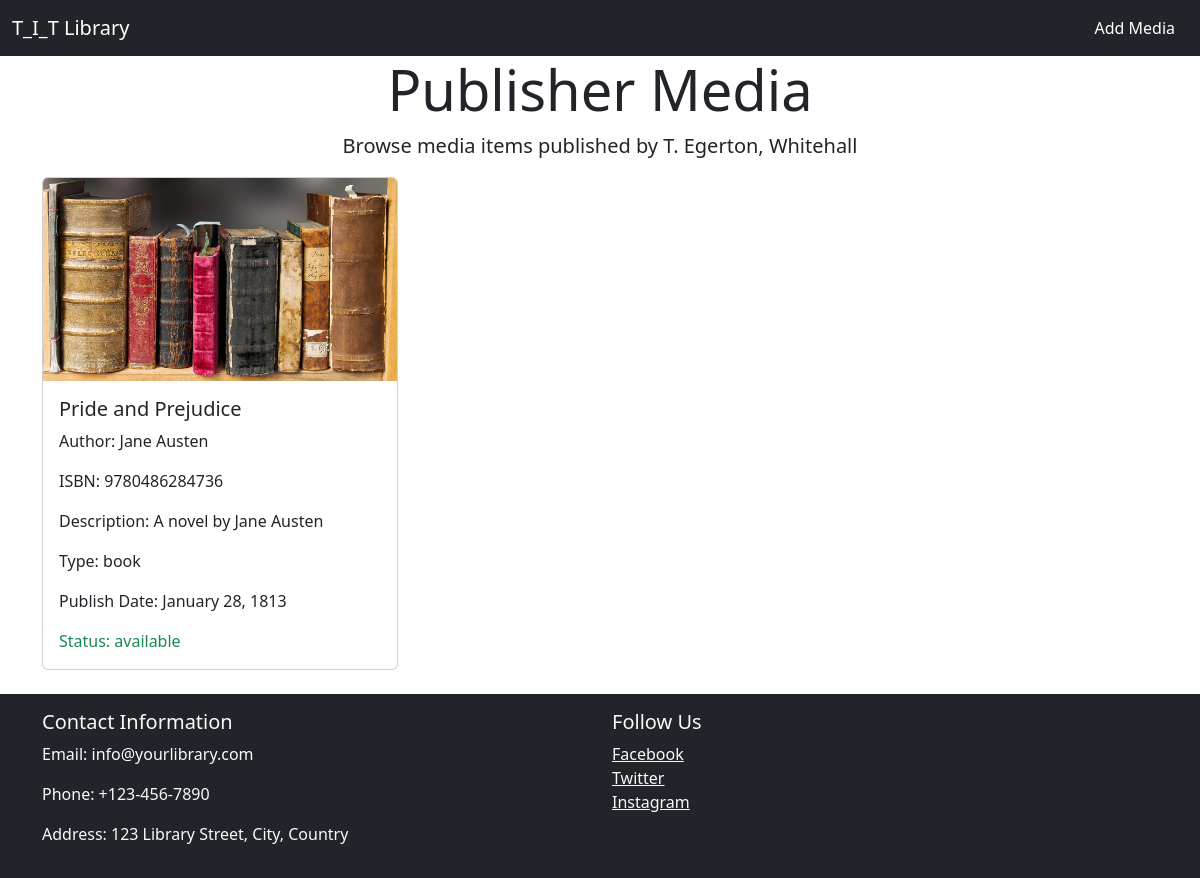
The app's page /publisher.php?publisher=T. Egerton, Whitehall with its own data.
### tables this page shows
CREATE TABLE `media` (
  `id` int(11) NOT NULL,
  `title` varchar(255) NOT NULL,
  `picture` varchar(255) DEFAULT NULL,
  `isbn` varchar(20) NOT NULL,
  `short_description` text NOT NULL,
  `type` enum('book','CD','DVD') NOT NULL DEFAULT 'book',
  `author_first_name` varchar(100) NOT NULL,
  `author_last_name` varchar(100) NOT NULL,
  `publisher_name` varchar(255) NOT NULL,
  `publisher_address` varchar(255) DEFAULT NULL,
  `publish_date` date DEFAULT NULL,
  `status` enum('available','reserved') NOT NULL DEFAULT 'available'
);

### publisher.php (the view, shortened to what this page needs)
<?php
require_once 'db_connect.php';
if(isset($_GET["publisher"])) {
    $publisherName = $_GET["publisher"];
    $sql = "SELECT * FROM media WHERE publisher_name = '$publisherName'";
    $result = mysqli_query($connect, $sql);
    if(mysqli_num_rows($result) == 0) {
        $layout = "<p>No media found for this publisher.</p>";
    } else {
        $layout = "";
        while($row = mysqli_fetch_assoc($result)) {
            $publishDate = date("F j, Y", strtotime($row["publish_date"]));
            $statusTextClass = (strtolower($row["status"]) == "available") ? "text-success" : "text-danger";
            $layout .= "<div class='col-lg-4 col-md-6 mb-4  '>
                            <div class='card'>
                                <img src='picture/{$row["picture"]}' class='card-img-top' alt='Book Cover' >
                                <div class='card-body'>
                                    <h5 class='card-title'>{$row["title"]}</h5>
                                    <p class='card-text'>Author: {$row["author_first_name"]} {$row["author_last_name"]}</p>
                                    <p class='card-text'>ISBN: {$row["isbn"]}</p>
                                    <p class='card-text'>Description: {$row["short_description"]}</p>
                                    <p class='card-text'>Type: {$row["type"]}</p>
                                    <p class='card-text'>Publish Date: {$publishDate}</p>
                                    <p class='card-text'><span class='{$statusTextClass}'>Status: {$row["status"]}</span></p>
                                </div>
                            </div>
                        </div>";
        }
        $layout = "<div class='row row-cols-1 row-cols-md-2 row-cols-lg-3 g-4'>$layout</div>";
    }
} else {
    $layout = "<p>No publisher specified.</p>";
}
?>
<!DOCTYPE html>
<html lang="en">
<head>
    <link href="https://cdn.jsdelivr.net/npm/bootstrap@5.3.0/dist/css/bootstrap.min.css" rel="stylesheet">
</head>
<body>
<nav class="navbar navbar-expand-lg navbar-dark bg-dark">
    <div class="container-fluid">
        <a class="navbar-brand" href="index.php">T_I_T Library</a>
        <div class="collapse navbar-collapse" id="navbarSupportedContent">
            <form class="d-flex" role="search" action="create.php" method="get">
                <button class="btn btn-dark" type="submit">Add Media</button>
            </form>
        </div>
    </div>
</nav>
    <section class="jumbotron text-center">
        <div class="container">
            <h1 class="display-4">Publisher Media</h1>
            <p class="lead">Browse media items published by <?= $publisherName ?></p>
        </div>
    </section>
    <div class="container">
        <?= $layout ?>
    </div>
<footer class="footer mt-auto py-3 bg-dark text-light">
    <div class="container">
        <div class="row">
            <div class="col-md-6">
                <h5>Contact Information</h5>
                <p>Email: info@yourlibrary.com</p>
                <p>Phone: +123-456-7890</p>
                <p>Address: 123 Library Street, City, Country</p>
            </div>
            <div class="col-md-6">
                <h5>Follow Us</h5>
                <ul class="list-unstyled">
                    <li><a href="#" class="text-light">Facebook</a></li>
                    <li><a href="#" class="text-light">Twitter</a></li>
                    <li><a href="#" class="text-light">Instagram</a></li>
                </ul>
            </div>
        </div>
    </div>
</footer>
</body>
</html>

### records on screen
media: picture (picture), title "Pride and Prejudice", author_first_name "Jane", author_last_name "Austen", isbn "9780486284736", short_description "A novel by Jane Austen", type "book", publish_date "January 28, 1813", status "available"

### other values on screen
$publisherName "T. Egerton, Whitehall"
